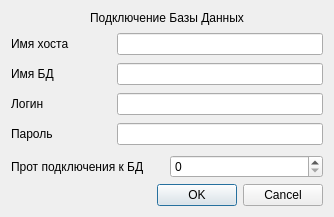
<?xml version="1.0" encoding="UTF-8"?>
<ui version="4.0">
 <class>ConnectDB</class>
 <widget class="QDialog" name="ConnectDB">
  <property name="geometry">
   <rect>
    <x>0</x>
    <y>0</y>
    <width>334</width>
    <height>217</height>
   </rect>
  </property>
  <property name="minimumSize">
   <size>
    <width>334</width>
    <height>217</height>
   </size>
  </property>
  <property name="windowTitle">
   <string>Dialog</string>
  </property>
  <layout class="QGridLayout" name="gridLayout">
   <item row="0" column="0">
    <layout class="QVBoxLayout" name="verticalLayout">
     <item>
      <widget class="QLabel" name="l_ConnectionDB">
       <property name="text">
        <string>Подключение Базы Данных</string>
       </property>
       <property name="textFormat">
        <enum>Qt::AutoText</enum>
       </property>
       <property name="alignment">
        <set>Qt::AlignCenter</set>
       </property>
      </widget>
     </item>
     <item>
      <layout class="QFormLayout" name="formLayout">
       <item row="0" column="0">
        <widget class="QLabel" name="l_NameHost">
         <property name="sizePolicy">
          <sizepolicy hsizetype="Expanding" vsizetype="Expanding">
           <horstretch>0</horstretch>
           <verstretch>0</verstretch>
          </sizepolicy>
         </property>
         <property name="text">
          <string>Имя хоста</string>
         </property>
        </widget>
       </item>
       <item row="0" column="1">
        <widget class="QLineEdit" name="lE_HostName">
         <property name="minimumSize">
          <size>
           <width>200</width>
           <height>16</height>
          </size>
         </property>
        </widget>
       </item>
       <item row="1" column="0">
        <widget class="QLabel" name="l_NameDB">
         <property name="minimumSize">
          <size>
           <width>100</width>
           <height>16</height>
          </size>
         </property>
         <property name="text">
          <string>Имя БД</string>
         </property>
        </widget>
       </item>
       <item row="1" column="1">
        <widget class="QLineEdit" name="lE_NameDB">
         <property name="minimumSize">
          <size>
           <width>200</width>
           <height>16</height>
          </size>
         </property>
        </widget>
       </item>
       <item row="2" column="0">
        <widget class="QLabel" name="l_login">
         <property name="minimumSize">
          <size>
           <width>100</width>
           <height>16</height>
          </size>
         </property>
         <property name="text">
          <string>Логин</string>
         </property>
        </widget>
       </item>
       <item row="2" column="1">
        <widget class="QLineEdit" name="lE_Login">
         <property name="minimumSize">
          <size>
           <width>200</width>
           <height>16</height>
          </size>
         </property>
        </widget>
       </item>
       <item row="3" column="0">
        <widget class="QLabel" name="l_Password">
         <property name="minimumSize">
          <size>
           <width>100</width>
           <height>16</height>
          </size>
         </property>
         <property name="text">
          <string>Пароль</string>
         </property>
        </widget>
       </item>
       <item row="3" column="1">
        <widget class="QLineEdit" name="lE_Password">
         <property name="minimumSize">
          <size>
           <width>200</width>
           <height>16</height>
          </size>
         </property>
        </widget>
       </item>
      </layout>
     </item>
     <item>
      <layout class="QHBoxLayout" name="horizontalLayout">
       <item>
        <widget class="QLabel" name="l_DBConnectionPort">
         <property name="sizeIncrement">
          <size>
           <width>150</width>
           <height>16</height>
          </size>
         </property>
         <property name="text">
          <string>Прот подключения к БД</string>
         </property>
        </widget>
       </item>
       <item>
        <widget class="QSpinBox" name="sB_DBConnectionPort">
         <property name="minimumSize">
          <size>
           <width>150</width>
           <height>16</height>
          </size>
         </property>
         <property name="maximum">
          <number>7000</number>
         </property>
        </widget>
       </item>
      </layout>
     </item>
     <item>
      <widget class="QDialogButtonBox" name="buttonBox">
       <property name="orientation">
        <enum>Qt::Horizontal</enum>
       </property>
       <property name="standardButtons">
        <set>QDialogButtonBox::Cancel|QDialogButtonBox::Ok</set>
       </property>
      </widget>
     </item>
    </layout>
   </item>
  </layout>
 </widget>
 <resources/>
 <connections>
  <connection>
   <sender>buttonBox</sender>
   <signal>accepted()</signal>
   <receiver>ConnectDB</receiver>
   <slot>accept()</slot>
   <hints>
    <hint type="sourcelabel">
     <x>229</x>
     <y>192</y>
    </hint>
    <hint type="destinationlabel">
     <x>157</x>
     <y>216</y>
    </hint>
   </hints>
  </connection>
  <connection>
   <sender>buttonBox</sender>
   <signal>rejected()</signal>
   <receiver>ConnectDB</receiver>
   <slot>reject()</slot>
   <hints>
    <hint type="sourcelabel">
     <x>297</x>
     <y>198</y>
    </hint>
    <hint type="destinationlabel">
     <x>286</x>
     <y>216</y>
    </hint>
   </hints>
  </connection>
 </connections>
</ui>
